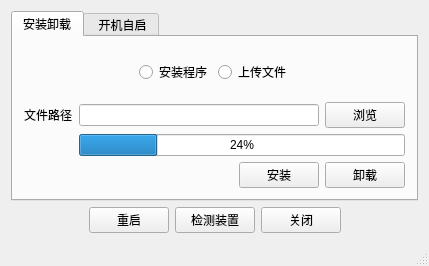
<?xml version="1.0" encoding="UTF-8"?>
<ui version="4.0">
 <class>MainWindow</class>
 <widget class="QMainWindow" name="MainWindow">
  <property name="geometry">
   <rect>
    <x>0</x>
    <y>0</y>
    <width>429</width>
    <height>253</height>
   </rect>
  </property>
  <property name="windowTitle">
   <string>adb_tool</string>
  </property>
  <widget class="QWidget" name="centralWidget">
   <layout class="QGridLayout" name="gridLayout_4">
    <item row="0" column="1">
     <spacer name="verticalSpacer">
      <property name="orientation">
       <enum>Qt::Vertical</enum>
      </property>
      <property name="sizeHint" stdset="0">
       <size>
        <width>20</width>
        <height>40</height>
       </size>
      </property>
     </spacer>
    </item>
    <item row="1" column="0" colspan="2">
     <widget class="QTabWidget" name="tabWidget">
      <property name="currentIndex">
       <number>0</number>
      </property>
      <widget class="QWidget" name="tab_2">
       <attribute name="title">
        <string>安装卸载</string>
       </attribute>
       <layout class="QGridLayout" name="gridLayout_2">
        <item row="0" column="0">
         <widget class="QWidget" name="installtypewdg" native="true">
          <layout class="QHBoxLayout" name="horizontalLayout_3">
           <item>
            <spacer name="horizontalSpacer_5">
             <property name="orientation">
              <enum>Qt::Horizontal</enum>
             </property>
             <property name="sizeHint" stdset="0">
              <size>
               <width>40</width>
               <height>20</height>
              </size>
             </property>
            </spacer>
           </item>
           <item>
            <widget class="QRadioButton" name="setupButton">
             <property name="text">
              <string>安装程序</string>
             </property>
            </widget>
           </item>
           <item>
            <widget class="QRadioButton" name="uploadButton">
             <property name="text">
              <string>上传文件</string>
             </property>
            </widget>
           </item>
           <item>
            <spacer name="horizontalSpacer_4">
             <property name="orientation">
              <enum>Qt::Horizontal</enum>
             </property>
             <property name="sizeHint" stdset="0">
              <size>
               <width>40</width>
               <height>20</height>
              </size>
             </property>
            </spacer>
           </item>
          </layout>
         </widget>
        </item>
        <item row="1" column="0">
         <layout class="QGridLayout" name="gridLayout">
          <item row="0" column="1">
           <widget class="QLineEdit" name="pathtEdit"/>
          </item>
          <item row="0" column="0">
           <widget class="QLabel" name="pathtext">
            <property name="text">
             <string>文件路径</string>
            </property>
           </widget>
          </item>
          <item row="2" column="1" colspan="2">
           <widget class="QProgressBar" name="progressBar">
            <property name="value">
             <number>24</number>
            </property>
           </widget>
          </item>
          <item row="0" column="2">
           <widget class="QPushButton" name="choseButton">
            <property name="text">
             <string>浏览</string>
            </property>
           </widget>
          </item>
         </layout>
        </item>
        <item row="2" column="0">
         <layout class="QHBoxLayout" name="horizontalLayout_4">
          <item>
           <spacer name="horizontalSpacer_3">
            <property name="orientation">
             <enum>Qt::Horizontal</enum>
            </property>
            <property name="sizeHint" stdset="0">
             <size>
              <width>40</width>
              <height>20</height>
             </size>
            </property>
           </spacer>
          </item>
          <item>
           <widget class="QPushButton" name="startButton">
            <property name="text">
             <string>安装</string>
            </property>
           </widget>
          </item>
          <item>
           <widget class="QPushButton" name="uninstallBtn">
            <property name="text">
             <string>卸载</string>
            </property>
           </widget>
          </item>
         </layout>
        </item>
       </layout>
      </widget>
      <widget class="QWidget" name="tab">
       <attribute name="title">
        <string> 开机自启</string>
       </attribute>
       <layout class="QGridLayout" name="gridLayout_3">
        <item row="2" column="1">
         <spacer name="horizontalSpacer_8">
          <property name="orientation">
           <enum>Qt::Horizontal</enum>
          </property>
          <property name="sizeHint" stdset="0">
           <size>
            <width>40</width>
            <height>20</height>
           </size>
          </property>
         </spacer>
        </item>
        <item row="2" column="2">
         <widget class="QLabel" name="label">
          <property name="text">
           <string>密码:</string>
          </property>
         </widget>
        </item>
        <item row="1" column="3">
         <widget class="QCheckBox" name="bootCkb">
          <property name="text">
           <string>开机自启</string>
          </property>
          <property name="checked">
           <bool>true</bool>
          </property>
         </widget>
        </item>
        <item row="2" column="3">
         <widget class="QLineEdit" name="lineEdit">
          <property name="text">
           <string/>
          </property>
         </widget>
        </item>
        <item row="2" column="4">
         <widget class="QPushButton" name="setbootBtn">
          <property name="text">
           <string>设置</string>
          </property>
         </widget>
        </item>
        <item row="0" column="2">
         <spacer name="verticalSpacer_4">
          <property name="orientation">
           <enum>Qt::Vertical</enum>
          </property>
          <property name="sizeHint" stdset="0">
           <size>
            <width>20</width>
            <height>40</height>
           </size>
          </property>
         </spacer>
        </item>
        <item row="3" column="3">
         <spacer name="verticalSpacer_3">
          <property name="orientation">
           <enum>Qt::Vertical</enum>
          </property>
          <property name="sizeHint" stdset="0">
           <size>
            <width>20</width>
            <height>40</height>
           </size>
          </property>
         </spacer>
        </item>
        <item row="2" column="5">
         <spacer name="horizontalSpacer_6">
          <property name="orientation">
           <enum>Qt::Horizontal</enum>
          </property>
          <property name="sizeHint" stdset="0">
           <size>
            <width>40</width>
            <height>20</height>
           </size>
          </property>
         </spacer>
        </item>
       </layout>
      </widget>
     </widget>
    </item>
    <item row="2" column="0">
     <spacer name="verticalSpacer_2">
      <property name="orientation">
       <enum>Qt::Vertical</enum>
      </property>
      <property name="sizeHint" stdset="0">
       <size>
        <width>20</width>
        <height>40</height>
       </size>
      </property>
     </spacer>
    </item>
    <item row="3" column="0" colspan="2">
     <layout class="QHBoxLayout" name="horizontalLayout">
      <item>
       <spacer name="horizontalSpacer">
        <property name="orientation">
         <enum>Qt::Horizontal</enum>
        </property>
        <property name="sizeHint" stdset="0">
         <size>
          <width>40</width>
          <height>20</height>
         </size>
        </property>
       </spacer>
      </item>
      <item>
       <widget class="QPushButton" name="rebootBtn">
        <property name="text">
         <string>重启</string>
        </property>
       </widget>
      </item>
      <item>
       <widget class="QPushButton" name="checkButton">
        <property name="text">
         <string>检测装置</string>
        </property>
       </widget>
      </item>
      <item>
       <widget class="QPushButton" name="cancelButton">
        <property name="text">
         <string>关闭</string>
        </property>
       </widget>
      </item>
      <item>
       <spacer name="horizontalSpacer_2">
        <property name="orientation">
         <enum>Qt::Horizontal</enum>
        </property>
        <property name="sizeHint" stdset="0">
         <size>
          <width>40</width>
          <height>20</height>
         </size>
        </property>
       </spacer>
      </item>
     </layout>
    </item>
   </layout>
  </widget>
  <widget class="QStatusBar" name="statusBar"/>
 </widget>
 <layoutdefault spacing="6" margin="11"/>
 <resources/>
 <connections/>
</ui>
